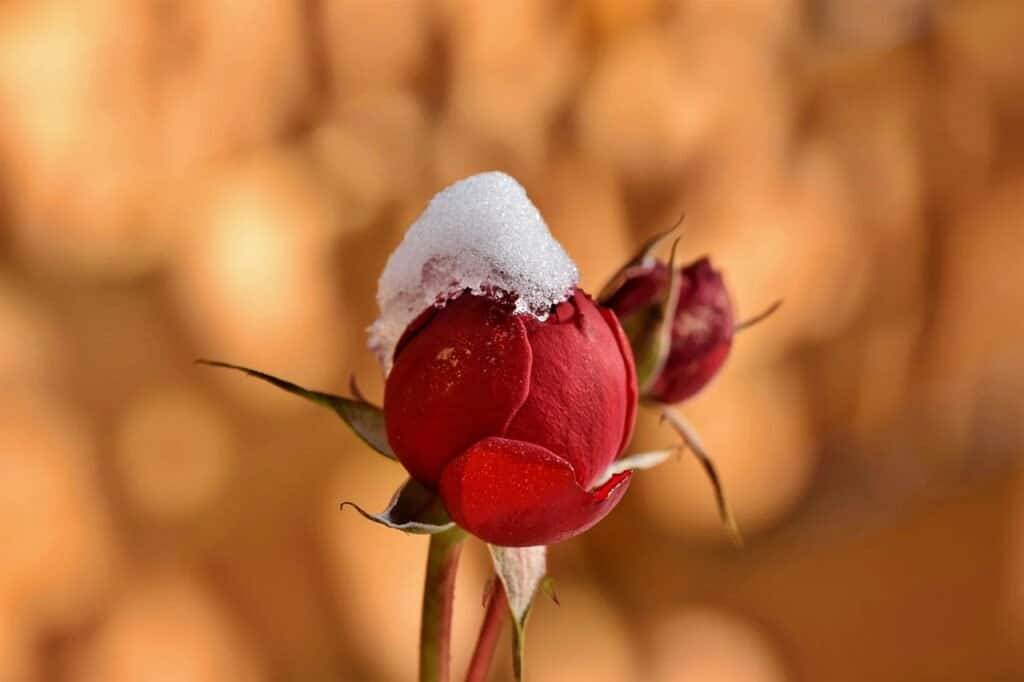
#> input picture Lab-02/test.jpg, 1024 x 682 px
$ python q3.py
#> lines starting #> are read from the running program, lines starting #| are printed output that depends on the picture
import cv2

# Load the image
image_path = 'test.jpg'
image = cv2.imread(image_path)
#> image is the input picture: shape (682, 1024, 3); mean B, G, R 60.4, 110.8, 184

# Resize the image
new_width = 300
new_height = int(image.shape[0] * (new_width / image.shape[1]))
#> new_height = 199
resized_image = cv2.resize(image, (new_width, new_height))

# Define the coordinates for cropping
x1, y1 = 50, 50  # Top-left corner
x2, y2 = 250, 250  # Bottom-right corner

# Crop the image
cropped_image = image[y1:y2, x1:x2]
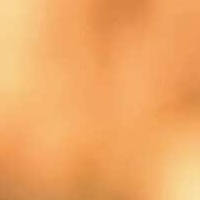
#> cropped_image: shape (200, 200, 3); mean B, G, R 99.4, 168, 240.4

# Display the original image
cv2.imshow('Original Image', image)
cv2.waitKey(0)
cv2.destroyAllWindows()

# Display the resized image
cv2.imshow('Resized Image', resized_image)
cv2.waitKey(0)
cv2.destroyAllWindows()

# Display the cropped image
cv2.imshow('Cropped Image', cropped_image)
cv2.waitKey(0)
cv2.destroyAllWindows()
